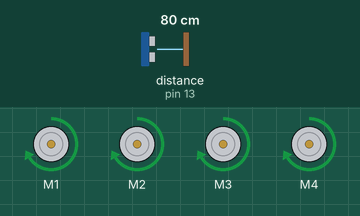
Simulated run of this sketch. Board: Arduino Uno, built with avr-gcc and run on an emulated ATmega328P. Shown: 4 × DC motor (green arrow = forward, orange = backward, longer = faster). Wiring (inferred from the names in the program): ultrasonic range finder: trigger pin 2; echo pin 13. The inputs (shaded band) are chosen by the test bench; at power-on: distance to the obstacle (sensor on pin 13) 80 cm. The echo pulse lasts 58.3 µs per cm.

Above: at 1.2 s.
1.3 s: distance to the obstacle (sensor on pin 13) set to 28 cm
2.8 s: distance to the obstacle (sensor on pin 13) set to 23 cm
At 4.3 s:
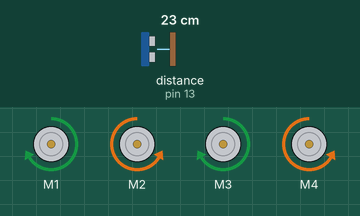
5.8 s: distance to the obstacle (sensor on pin 13) set to 35 cm
At 7.4 s:
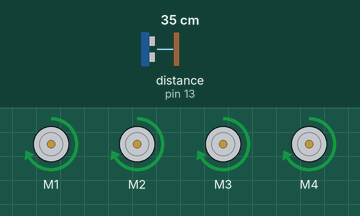
7.7 s: distance to the obstacle (sensor on pin 13) set to 2 cm
At 8.1 s:
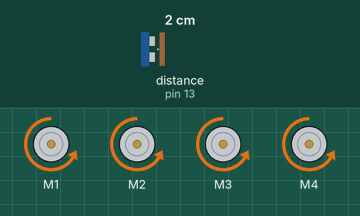
Timing chart, 0 to 11.7 s (numbered marks = the images above; inputs shaded):
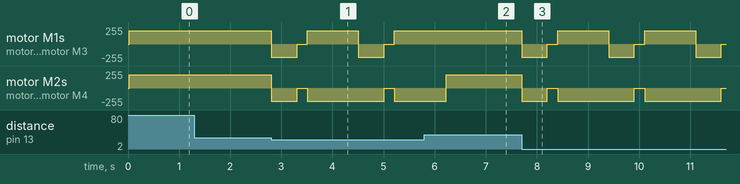

Measured:
- the behaviour switches between 26 and 25 cm on distance to the obstacle (sensor on pin 13) (found by bisection; images 0 and 1)
- after the input at 1.3 s, every drawn part: stays the same
- after the input at 2.8 s, motor M1, motor M3: forward 200/255 → backward 200/255 at once, → stopped 0.50 s later, → forward 200/255 0.20 s later, → backward 200/255 1.0 s later, … (6 changes in this stretch); motor M2, motor M4: goes backward 200/255 0.50 s, stopped 0.20 s, backward 200/255 1.5 s, stopped 0.20 s, then backward 200/255, starting at once
- after the input at 5.8 s, motor M1, motor M3: stays forward 200/255 (without the input it goes to backward 200/255 after 0.41 s)
- after the input at 7.7 s, motor M1, motor M3: forward 200/255 → backward 200/255 at once, then repeats every 1.7 s: stopped 0.20 s, forward 200/255 1.0 s, backward 200/255 0.50 s; motor M2, motor M4: forward 200/255 → backward 200/255 at once, then repeats every 1.7 s: stopped 0.20 s, backward 200/255 1.5 s

The sketch:

code.ino
```cpp
#include <AFMotor.h>

// sensor
const int trig = 2 ;
const int echo = 13 ;


//motor
AF_DCMotor motor1(1,MOTOR12_64KHZ);
AF_DCMotor motor2(2,MOTOR12_64KHZ);
AF_DCMotor motor3(3,MOTOR12_64KHZ);
AF_DCMotor motor4(4,MOTOR12_64KHZ);

//speed
#define MAX_SPEED 200

long duration , distance ;

void setup(){
  Serial.begin(9600);

  pinMode(trig,OUTPUT);
  pinMode(echo,INPUT);

  motor1.setSpeed(MAX_SPEED);
  motor2.setSpeed(MAX_SPEED);
  motor3.setSpeed(MAX_SPEED);
  motor4.setSpeed(MAX_SPEED);
}

void loop(){
  digitalWrite(trig,LOW);
    delayMicroseconds(2);
  digitalWrite(trig,HIGH);
  delayMicroseconds(10);
  digitalWrite(trig,LOW);

  duration = pulseIn(echo,HIGH);
  distance = (duration/2) * 0.0343;

  if (distance < 25){

    moveBackward();
    delay(500);

    moveStop();
    delay(200);

    turnRight();

    delay(1000);


  }

  else{
    delay(15);
    moveForward();
  }
}

void moveStop(){
   motor1.run(RELEASE);
   motor2.run(RELEASE);
   motor3.run(RELEASE);
   motor4.run(RELEASE);
}

void moveForward(){
  motor1.run(FORWARD);
  motor2.run(FORWARD);
  motor3.run(FORWARD);
  motor4.run(FORWARD);
}

void moveBackward(){
   motor1.run(BACKWARD);
   motor2.run(BACKWARD);
   motor3.run(BACKWARD);
   motor4.run(BACKWARD);
}

void turnRight(){
   motor1.run(FORWARD);
   motor3.run(FORWARD);
   motor2.run(BACKWARD);
   motor4.run(BACKWARD);

}
```
